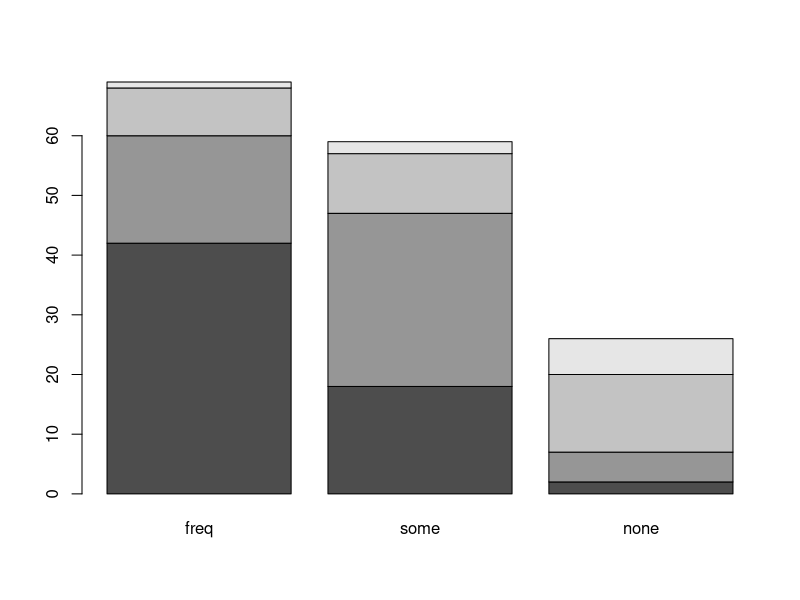
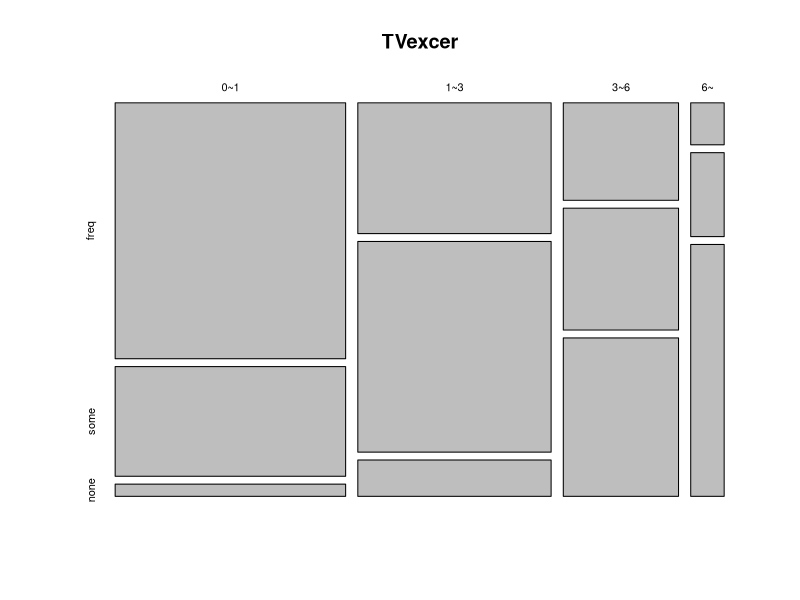

Write R code to recreate these figures, in order.
## ----setup, include=FALSE, cache=FALSE-----------------------------------
library(knitr)
## set global chunk options
opts_chunk$set(fig.path='figure/manual-', cache.path='cache/manual-', fig.align='center', fig.show='hold', par=TRUE)
## I use = but I can replace it with <-; set code/output width to be 68
options(formatR.arrow=TRUE, tidy=FALSE, width=50, digits=4)
## tune details of base graphics (http://yihui.name/knitr/hooks)
#knit_hooks$set(par=function(before, options, envir){
#if (before && options$fig.show!='none') par(mar=c(4,4,.1,.1),cex.lab=.95,cex.axis=.9,mgp=c(2,.7,0),tcl=-.3)
#})

## ----confex, size='small'------------------------------------------------
n = 49; sigma=30 ; xbar = 157.02 ; alpha=0.05 ; d=5
qnorm(1-alpha/2) # Z_(0.025)
c.i <- c(xbar - qnorm(1-alpha/2)*sigma/sqrt(n), 
         xbar + qnorm(1-alpha/2)*sigma/sqrt(n))
c.i

## ----test1, comment=NA, size='scriptsize'--------------------------------
mu0=1200; sigma=100; n=25; alpha=0.05
xbar=1240; z=(xbar-mu0)/(sigma/sqrt(n))
z
z.alpha=qnorm(0.95)
z.alpha
pval=1-pnorm(z)
pval

## ----onet, comment=NA, size='scriptsize'---------------------------------
bulb <- c(2000, 1975, 1900, 2000, 1950, 1850, 1950, 2100, 1975)
mean(bulb)
sd(bulb)
qt(0.95,8) #기각역의 경계값

## ----onet2, comment=NA, size='scriptsize'--------------------------------
t.test(bulb, mu=1950, alternative="greater")

## ----compci, comment=NA, size='small'------------------------------------
A <- c(4.8,4.0,5.8,4.9,5.3,7.4)
B <- c(4.0,4.2,5.2,4.9,5.6,7.1)
t.test(A-B,mu=0)

## ----eqvarttest, comment=NA, size='scriptsize'---------------------------
x_1 <- c(19.54, 14.47, 16.00, 24.83, 26.39, 11.49)
x_2 <- c(15.95,25.89,20.53,15.52,14.18,16.00)
# Pooled standard deviation
sqrt(((6-1)*var(x_1)+(6-1)*var(x_2))/(6+6-2)) 
t.test(x_1,x_2,var.equal=TRUE,conf.level=0.95) # t-test procedure

## ----uneqvarttest, comment=NA, size='scriptsize'-------------------------
x_1 <- c(12.7,19.3,20.5,10.5,14.0,10.8,16.6,14.0,17.2)
x_2 <- c(18.2,32.9,10.0,14.3,16.2,27.6,15.7)
# t-test procedure
t.test(x_1,x_2,"less",var.equal=FALSE,conf.level=0.95) 

## ----aov1, comment=NA, size='tiny'---------------------------------------
A1 <- c(47,58,51,61,46); A2 <- c(51,62,31,46,49)
A3 <- c(50,38,47,27,23); A4 <- c(22,23,28,42,25)
A <- c(A1,A2,A3,A4)
group <- as.factor(rep(1:4,each=5))
fabric <- data.frame(A,group)
A_table <- cbind(A1,A2,A3,A4)
apply(A_table,2,mean) ; mean(A)
aov_fabric <- lm(A~group, data=fabric)
anova(aov_fabric)

## ----aov2, comment=NA, size='tiny'---------------------------------------
M1 <- c(2,3,4,5); M2 <- c(4,5,6,4,3); M3 <- c(6,5,7,4,6,8)
M <- c(M1,M2,M3)
group_M <- as.factor(rep(1:3,times=c(4,5,6)))
mean(M1); mean(M2); mean(M3); mean(M)
mechanism <- data.frame(M,group_M)
aov_mechanism <- lm(M~group_M, data=mechanism)
anova(aov_mechanism)


## ----cat01, comment=NA, echo=TRUE, out.width= "2in",size='scriptsize'----
freq<-c(42,18,8,1)
some<-c(18,29,10,2)
none<-c(2,5,13,6)
TVexcer<-cbind(freq,some,none)
row.names(TVexcer)<-c("0~1","1~3","3~6","6~")
TVexcer

## ----cat02, comment=NA, echo=TRUE, out.width= "2in",size='scriptsize'----
library(ggplot2)
barplot(TVexcer)
mosaicplot(TVexcer)

## ----cate03, comment=NA, echo=TRUE, out.width= "2in",size='scriptsize'----
row1<-c(20,28,23,14,12)
row2<-c(14,34,21,14,12)
row3<-c(4,12,10,20,53)
hom<-rbind(row1,row2,row3)
dimnames(hom)=list(
"Region"=c("Region1", "Region2", "Region3"),
"Frequency"=c("Everyday", "Once a week","Once a month",
"Seldom", "Never"))
hom

## ----cate04, comment=NA, echo=TRUE, out.width= "2in",size='scriptsize'----
result<-chisq.test(hom)
result

## ----cate05, comment=NA, echo=TRUE,out.width= "2in",size='scriptsize'----
result$observed

## ----cate06, comment=NA, echo=TRUE, out.width= "2in",size='scriptsize'----
result$expected

## ----cate07, comment=NA, echo=TRUE, out.width= "2in",size='scriptsize'----
row1<-c(6,27,19)
row2<-c(8,36,17)
row3<-c(21,45,33)
row4<-c(14,18,6)

ind<-rbind(row1,row2,row3,row4)
dimnames(ind)=
list("Car" = c("light car", "small car", "medium car", "large car"),
"Commute dist" = c("0 ~ 15", "15 ~ 30", "30 ~"))
ind

## ----cate08, comment=NA, echo=TRUE, out.width= "2in",size='scriptsize'----
result<-chisq.test(ind)
result

## ----cate09, comment=NA, echo=TRUE, out.width= "2in",size='scriptsize'----
result$observed

## ----cate10, comment=NA, echo=TRUE, out.width= "2in",size='scriptsize'----
result$expected

